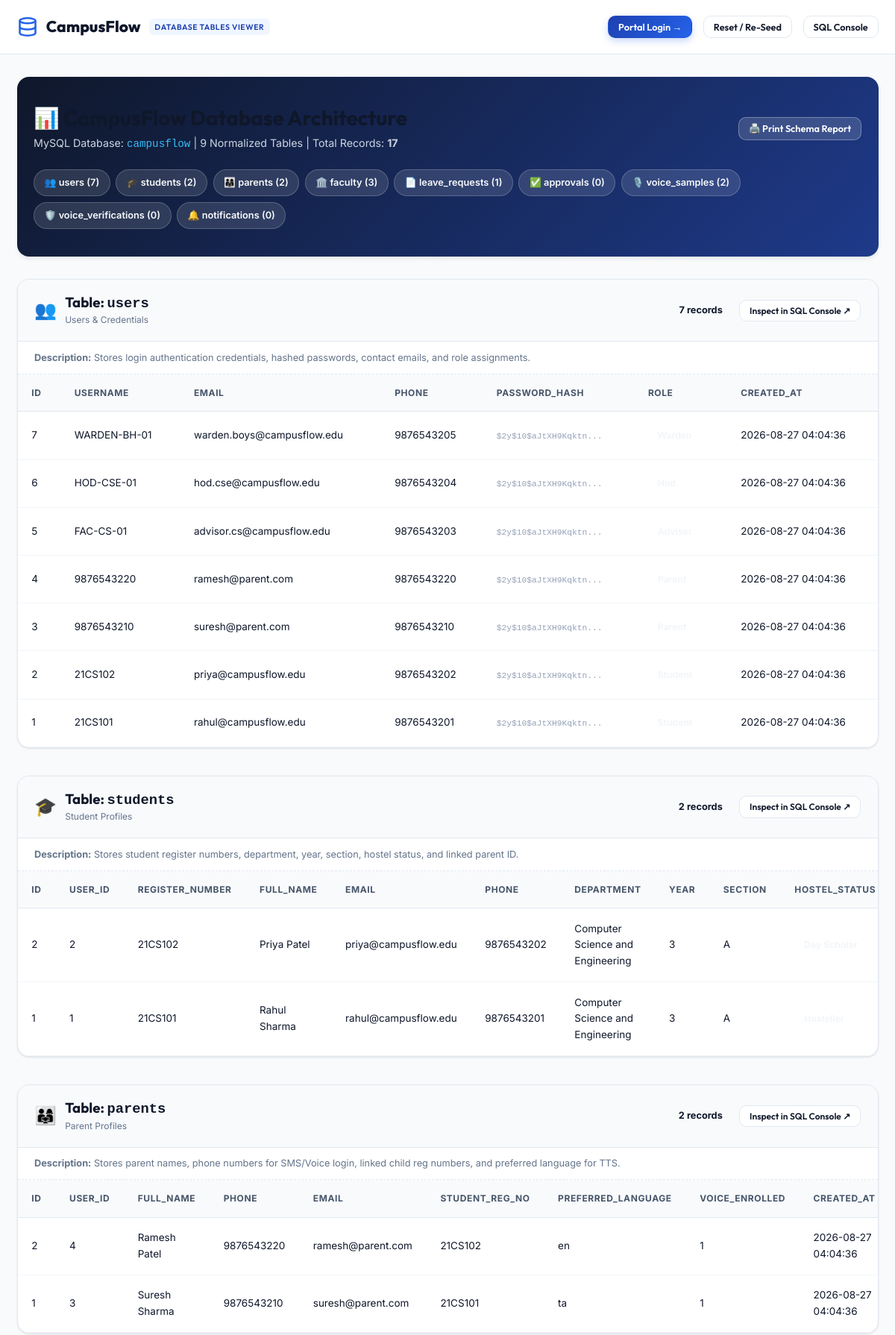
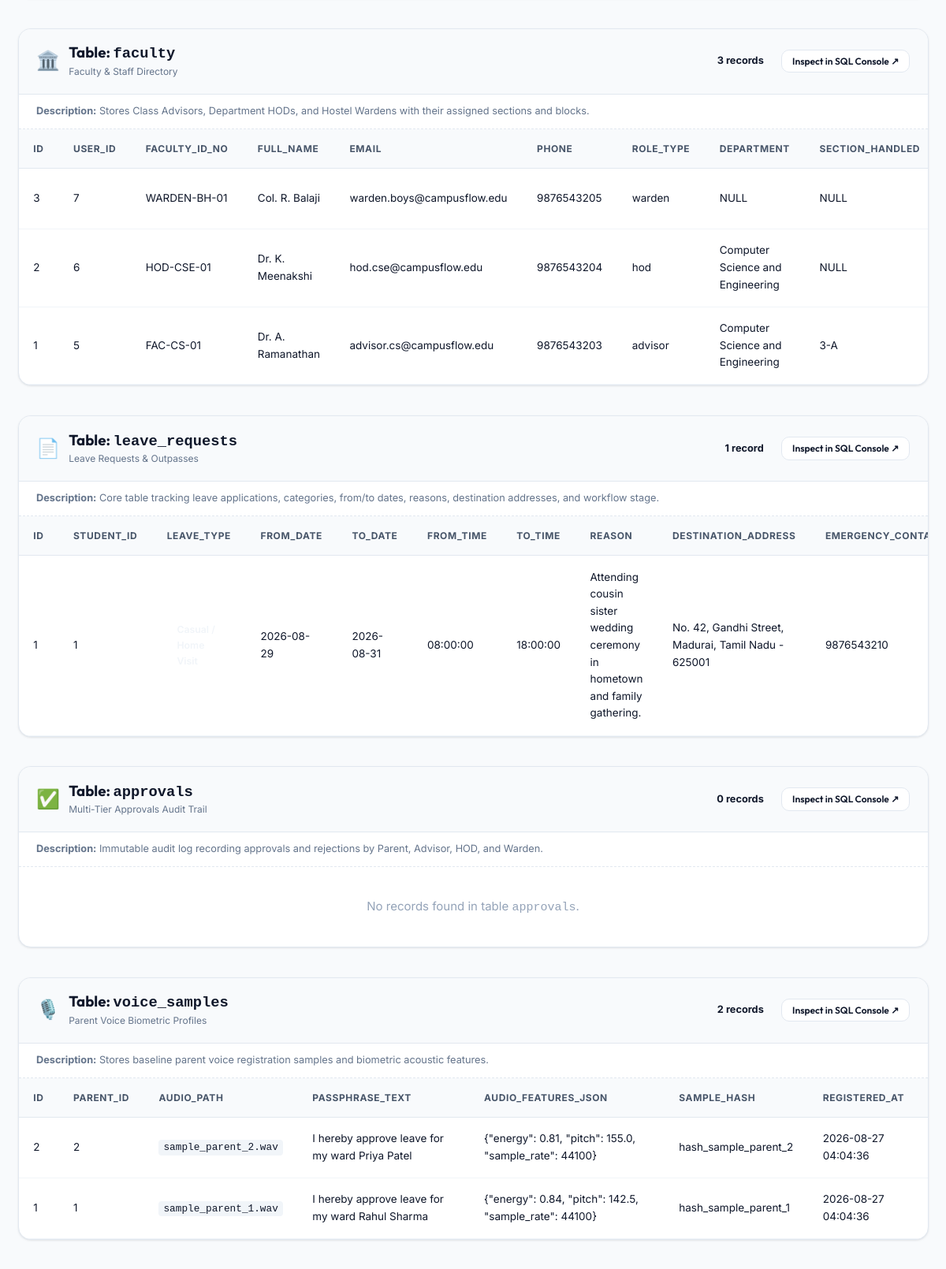
/tables.php (upper part), run on the app's committed database (2 pictures, top to bottom).
### tables this page shows
CREATE TABLE IF NOT EXISTS `users` (
    `id` INT AUTO_INCREMENT PRIMARY KEY,
    `username` VARCHAR(100) NOT NULL UNIQUE,
    `email` VARCHAR(150) NULL UNIQUE,
    `phone` VARCHAR(30) NULL,
    `password_hash` VARCHAR(255) NOT NULL,
    `role` ENUM('student', 'parent', 'advisor', 'hod', 'warden') NOT NULL,
    `created_at` DATETIME DEFAULT CURRENT_TIMESTAMP
);

CREATE TABLE IF NOT EXISTS `students` (
    `id` INT AUTO_INCREMENT PRIMARY KEY,
    `user_id` INT NOT NULL,
    `register_number` VARCHAR(50) NOT NULL UNIQUE,
    `full_name` VARCHAR(150) NOT NULL,
    `email` VARCHAR(150) NOT NULL,
    `phone` VARCHAR(30) NOT NULL,
    `department` VARCHAR(100) NOT NULL,
    `year` VARCHAR(10) NOT NULL,
    `section` VARCHAR(10) NOT NULL,
    `hostel_status` ENUM('hosteller', 'day_scholar') NOT NULL DEFAULT 'day_scholar',
    `parent_id` INT NULL,
    `created_at` DATETIME DEFAULT CURRENT_TIMESTAMP,
    CONSTRAINT `fk_students_user` FOREIGN KEY (`user_id`) REFERENCES `users`(`id`) ON DELETE CASCADE,
    CONSTRAINT `fk_students_parent` FOREIGN KEY (`parent_id`) REFERENCES `parents`(`id`) ON DELETE SET NULL
);

CREATE TABLE IF NOT EXISTS `parents` (
    `id` INT AUTO_INCREMENT PRIMARY KEY,
    `user_id` INT NOT NULL,
    `full_name` VARCHAR(150) NOT NULL,
    `phone` VARCHAR(30) NOT NULL,
    `email` VARCHAR(150) NULL,
    `student_reg_no` VARCHAR(50) NOT NULL,
    `preferred_language` VARCHAR(50) DEFAULT 'ta',
    `voice_enrolled` TINYINT(1) DEFAULT 0,
    `created_at` DATETIME DEFAULT CURRENT_TIMESTAMP,
    CONSTRAINT `fk_parents_user` FOREIGN KEY (`user_id`) REFERENCES `users`(`id`) ON DELETE CASCADE
);

CREATE TABLE IF NOT EXISTS `faculty` (
    `id` INT AUTO_INCREMENT PRIMARY KEY,
    `user_id` INT NOT NULL,
    `faculty_id_no` VARCHAR(50) NOT NULL UNIQUE,
    `full_name` VARCHAR(150) NOT NULL,
    `email` VARCHAR(150) NOT NULL,
    `phone` VARCHAR(30) NOT NULL,
    `role_type` ENUM('advisor', 'hod', 'warden') NOT NULL,
    `department` VARCHAR(100) NULL,
    `section_handled` VARCHAR(50) NULL,
    `hostel_name` VARCHAR(100) NULL,
    `created_at` DATETIME DEFAULT CURRENT_TIMESTAMP,
    CONSTRAINT `fk_faculty_user` FOREIGN KEY (`user_id`) REFERENCES `users`(`id`) ON DELETE CASCADE
);

CREATE TABLE IF NOT EXISTS `leave_requests` (
    `id` INT AUTO_INCREMENT PRIMARY KEY,
    `student_id` INT NOT NULL,
    `leave_type` VARCHAR(100) NOT NULL,
    `from_date` DATE NOT NULL,
    `to_date` DATE NOT NULL,
    `from_time` TIME NULL,
    `to_time` TIME NULL,
    `reason` TEXT NOT NULL,
    `destination_address` VARCHAR(255) NOT NULL,
    `emergency_contact` VARCHAR(30) NULL,
    `status` ENUM(
        'Submitted',
        'Waiting for Parent',
        'Parent Approved',
        'Parent Rejected',
        'Waiting for Class Advisor',
        'Advisor Approved',
        'Advisor Rejected',
        'Waiting for HOD',
        'HOD Approved',
        'HOD Rejected',
        'Waiting for Warden',
        'Warden Approved',
        'Warden Rejected',
        'Completed'
    ) NOT NULL DEFAULT 'Waiting for Parent',
    `current_stage` VARCHAR(50) DEFAULT 'parent',
    `parent_verified_at` DATETIME NULL,
    `advisor_verified_at` DATETIME NULL,
    `hod_verified_at` DATETIME NULL,
    `warden_verified_at` DATETIME NULL,
    `created_at` DATETIME DEFAULT CURRENT_TIMESTAMP,
    `updated_at` DATETIME DEFAULT CURRENT_TIMESTAMP ON UPDATE CURRENT_TIMESTAMP,
    CONSTRAINT `fk_leave_student` FOREIGN KEY (`student_id`) REFERENCES `students`(`id`) ON DELETE CASCADE
);

CREATE TABLE IF NOT EXISTS `voice_samples` (
    `id` INT AUTO_INCREMENT PRIMARY KEY,
    `parent_id` INT NOT NULL,
    `audio_path` VARCHAR(255) NOT NULL,
    `passphrase_text` VARCHAR(255) NULL,
    `audio_features_json` TEXT NULL,
    `sample_hash` VARCHAR(100) NULL,
    `registered_at` DATETIME DEFAULT CURRENT_TIMESTAMP,
    CONSTRAINT `fk_voice_parent` FOREIGN KEY (`parent_id`) REFERENCES `parents`(`id`) ON DELETE CASCADE
);

### tables.php (the view, shortened to what this page needs)
<?php
require_once __DIR__ . '/backend/db.php';
$tables_list = [
    'users' => [
        'title' => 'Users & Credentials',
        'icon' => '👥',
        'desc' => 'Stores login authentication credentials, hashed passwords, contact emails, and role assignments.'
    ],
    'students' => [
        'title' => 'Student Profiles',
        'icon' => '🎓',
        'desc' => 'Stores student register numbers, department, year, section, hostel status, and linked parent ID.'
    ],
    'parents' => [
        'title' => 'Parent Profiles',
        'icon' => '👨‍👩‍👧',
        'desc' => 'Stores parent names, phone numbers for SMS/Voice login, linked child reg numbers, and preferred language for TTS.'
    ],
    'faculty' => [
        'title' => 'Faculty & Staff Directory',
        'icon' => '🏛️',
        'desc' => 'Stores Class Advisors, Department HODs, and Hostel Wardens with their assigned sections and blocks.'
    ],
    'leave_requests' => [
        'title' => 'Leave Requests & Outpasses',
        'icon' => '📄',
        'desc' => 'Core table tracking leave applications, categories, from/to dates, reasons, destination addresses, and workflow stage.'
    ],
    'approvals' => [
        'title' => 'Multi-Tier Approvals Audit Trail',
        'icon' => '✅',
        'desc' => 'Immutable audit log recording approvals and rejections by Parent, Advisor, HOD, and Warden.'
    ],
    'voice_samples' => [
        'title' => 'Parent Voice Biometric Profiles',
        'icon' => '🎙️',
        'desc' => 'Stores baseline parent voice registration samples and biometric acoustic features.'
    ],
    'voice_verifications' => [
        'title' => 'Voice Verification Audit Logs',
        'icon' => '🛡️',
        'desc' => 'Logs live spoken approval transcripts, match confidence scores (threshold >= 70%), and verification status.'
    ],
    'notifications' => [
        'title' => 'System Notifications & Alerts',
        'icon' => '🔔',
        'desc' => 'In-app notification queue for pending student applications, parent approvals, and warden outpasses.'
    ]
];
$database_data = [];
$total_records = 0;
foreach ($tables_list as $tbl_name => $meta) {
    try {
        $stmt = $pdo->query("SELECT * FROM `{$tbl_name}` ORDER BY id DESC");
        $rows = $stmt->fetchAll(PDO::FETCH_ASSOC);
        $database_data[$tbl_name] = $rows;
        $total_records += count($rows);
    } catch (Exception $e) {
        $database_data[$tbl_name] = [];
    }
}
?>
<!DOCTYPE html>
<html lang="en">
<head>
    <link rel="stylesheet" href="assets/css/main.css">
    <link rel="stylesheet" href="assets/css/dashboard.css">
</head>
<body style="background: #f8fafc; color: var(--text-main); min-height: 100vh;">
    <header class="main-header">
        <div class="container nav-wrapper">
            <a href="index.html" class="brand-logo">
                <svg width="28" height="28" viewBox="0 0 24 24" fill="none" stroke="currentColor" stroke-width="2.2">
                    <ellipse cx="12" cy="5" rx="9" ry="3"></ellipse>
                    <path d="M21 12c0 1.66-4 3-9 3s-9-1.34-9-3"></path>
                    <path d="M3 5v14c0 1.66 4 3 9 3s9-1.34 9-3V5"></path>
                </svg>
                CampusFlow
                <span class="brand-badge">Database Tables Viewer</span>
            </a>
            <div class="nav-actions">
                <a href="login.html" class="btn btn-primary btn-sm">Portal Login →</a>
                <a href="setup.php" class="btn btn-secondary btn-sm">Reset / Re-Seed</a>
                <a href="db_viewer.php" class="btn btn-secondary btn-sm">SQL Console</a>
            </div>
        </div>
    </header>
    <main class="container" style="padding: 2rem 1.5rem;">
        <div class="tables-hero">
            <div style="display: flex; justify-content: space-between; align-items: center; flex-wrap: wrap; gap: 1rem;">
                <div>
                    <h1 style="font-size: 1.85rem; margin-bottom: 0.4rem;">📊 CampusFlow Database Architecture</h1>
                    <p style="color: #cbd5e1; font-size: 0.95rem;">MySQL Database: <code style="color:#38bdf8;">campusflow</code> | 9 Normalized Tables | Total Records: <strong><?= $total_records ?></strong></p>
                </div>
                <div>
                    <button type="button" class="btn btn-secondary btn-sm" onclick="window.print()" style="background: rgba(255,255,255,0.15); color: #fff; border-color: rgba(255,255,255,0.3);">
                        🖨️ Print Schema Report
                    </button>
                </div>
            </div>
            <div class="quick-nav-bar">
                <?php foreach ($tables_list as $tbl => $meta): ?>
                    <a href="#table-<?= $tbl ?>" class="quick-nav-pill">
                        <?= $meta['icon'] ?> <?= $tbl ?> (<?= count($database_data[$tbl]) ?>)
                    </a>
                <?php endforeach; ?>
            </div>
        </div>
        <?php foreach ($tables_list as $tbl => $meta): ?>
            <?php
                $rows = $database_data[$tbl];
                $rowCount = count($rows);
            ?>
            <section class="table-section-card" id="table-<?= $tbl ?>">
                <div class="table-section-header">
                    <div class="table-section-title">
                        <span style="font-size: 1.6rem;"><?= $meta['icon'] ?></span>
                        <div>
                            <h2>Table: <code><?= htmlspecialchars($tbl) ?></code></h2>
                            <div style="font-size: 0.8rem; color: #64748b;"><?= htmlspecialchars($meta['title']) ?></div>
                        </div>
                    </div>
                    <div style="display: flex; align-items: center; gap: 0.75rem;">
                        <span class="status-badge status-blue" style="font-size: 0.85rem; font-weight: 700;">
                            <?= $rowCount ?> <?= $rowCount === 1 ? 'record' : 'records' ?>
                        </span>
                        <a href="db_viewer.php?table=<?= urlencode($tbl) ?>" class="btn btn-secondary btn-sm" style="font-size: 0.8rem;">
                            Inspect in SQL Console ↗
                        </a>
                    </div>
                </div>
                <div class="table-desc">
                    <strong>Description:</strong> <?= htmlspecialchars($meta['desc']) ?>
                </div>
                <?php if (empty($rows)): ?>
                    <div style="padding: 2.5rem; text-align: center; color: #94a3b8;">
                        <p>No records found in table <code><?= htmlspecialchars($tbl) ?></code>.</p>
                    </div>
                <?php else: ?>
                    <div class="table-responsive">
                        <table class="custom-table">
                            <thead>
                                <tr>
                                    <?php foreach (array_keys($rows[0]) as $col): ?>
                                        <th><?= htmlspecialchars($col) ?></th>
                                    <?php endforeach; ?>
                                </tr>
                            </thead>
                            <tbody>
                                <?php foreach ($rows as $r): ?>
                                    <tr>
                                        <?php foreach ($r as $key => $val): ?>
                                            <td>
                                                <?php if ($key === 'status'): ?>
                                                    <span class="status-badge <?=
                                                        (strpos(strtolower((string)$val), 'approved') !== false || strpos(strtolower((string)$val), 'completed') !== false) ? 'status-green' :
                                                        ((strpos(strtolower((string)$val), 'rejected') !== false) ? 'status-red' : 'status-yellow')
                                                    ?>">
                                                        <?= htmlspecialchars((string)$val) ?>
                                                    </span>
                                                <?php elseif ($key === 'role' || $key === 'hostel_status' || $key === 'leave_type'): ?>
                                                    <span class="meta-pill" style="font-weight: 600; text-transform: capitalize;">
                                                    </span>
                                                <?php elseif ($key === 'password_hash'): ?>
                                                    <span style="color:#94a3b8; font-family:monospace; font-size:0.75rem;" title="<?= htmlspecialchars((string)$val) ?>">
                                                        <?= substr((string)$val, 0, 18) ?>...
                                                    </span>
                                                <?php elseif ($key === 'audio_sample_path' || $key === 'audio_path'): ?>
                                                    <span class="code-snippet" title="<?= htmlspecialchars((string)$val) ?>">
                                                        <?= htmlspecialchars(basename((string)$val)) ?>
                                                    </span>
                                                <?php elseif ($key === 'is_verified'): ?>
                                                    <span class="status-badge <?= $val ? 'status-green' : 'status-red' ?>">
                                                        <?= $val ? '✓ Verified' : '✗ Failed' ?>
                                                    </span>
                                                <?php elseif ($key === 'match_score'): ?>
                                                    <strong style="color: <?= (float)$val >= 70 ? '#059669' : '#dc2626' ?>;">
                                                        <?= htmlspecialchars((string)$val) ?>%
                                                    </strong>
                                                <?php else: ?>
                                                    <?= htmlspecialchars((string)($val ?? 'NULL')) ?>
                                                <?php endif; ?>
                                            </td>
                                        <?php endforeach; ?>
                                    </tr>
                                <?php endforeach; ?>
                            </tbody>
                        </table>
                    </div>
                <?php endif; ?>
            </section>
        <?php endforeach; ?>
    </main>
</body>
</html>

### data on the page
users: id "7", username "WARDEN-BH-01", email "warden.boys@campusflow.edu", phone "9876543205", password_hash "$2y$10$aJtXH9Kqktn", created_at "2026-08-27 04:04:36"
users: id "6", username "HOD-CSE-01", email "hod.cse@campusflow.edu", phone "9876543204", password_hash "$2y$10$aJtXH9Kqktn", created_at "2026-08-27 04:04:36"
users: id "5", username "FAC-CS-01", email "advisor.cs@campusflow.edu", phone "9876543203", password_hash "$2y$10$aJtXH9Kqktn", created_at "2026-08-27 04:04:36"
users: id "4", username "9876543220", email "ramesh@parent.com", phone "9876543220", password_hash "$2y$10$aJtXH9Kqktn", created_at "2026-08-27 04:04:36"
users: id "3", username "9876543210", email "suresh@parent.com", phone "9876543210", password_hash "$2y$10$aJtXH9Kqktn", created_at "2026-08-27 04:04:36"
users: id "2", username "21CS102", email "priya@campusflow.edu", phone "9876543202", password_hash "$2y$10$aJtXH9Kqktn", created_at "2026-08-27 04:04:36"
users: id "1", username "21CS101", email "rahul@campusflow.edu", phone "9876543201", password_hash "$2y$10$aJtXH9Kqktn", created_at "2026-08-27 04:04:36"
students: id "2", user "2", register_number "21CS102", full_name "Priya Patel", email "priya@campusflow.edu", phone "9876543202", department "Computer Science and Engineering", year "3", section "A"
students: id "1", user "1", register_number "21CS101", full_name "Rahul Sharma", email "rahul@campusflow.edu", phone "9876543201", department "Computer Science and Engineering", year "3", section "A"
parents: id "2", user "4", full_name "Ramesh Patel", phone "9876543220", email "ramesh@parent.com", student_reg_no "21CS102", preferred_language "en", voice_enrolled "1", created_at "2026-08-27 04:04:36"
parents: id "1", user "3", full_name "Suresh Sharma", phone "9876543210", email "suresh@parent.com", student_reg_no "21CS101", preferred_language "ta", voice_enrolled "1", created_at "2026-08-27 04:04:36"
faculty: id "3", user "7", faculty_id_no "WARDEN-BH-01", full_name "Col. R. Balaji", email "warden.boys@campusflow.edu", phone "9876543205", role_type "warden", department "NULL", section_handled "NULL"
faculty: id "2", user "6", faculty_id_no "HOD-CSE-01", full_name "Dr. K. Meenakshi", email "hod.cse@campusflow.edu", phone "9876543204", role_type "hod", department "Computer Science and Engineering", section_handled "NULL"
faculty: id "1", user "5", faculty_id_no "FAC-CS-01", full_name "Dr. A. Ramanathan", email "advisor.cs@campusflow.edu", phone "9876543203", role_type "advisor", department "Computer Science and Engineering", section_handled "3-A"
leave_requests: id "1", student "1", from_date "2026-08-29", to_date "2026-08-31", from_time "08:00:00", to_time "18:00:00", reason "Attending cousin sister wedding ceremony in hometown and family gathering.", destination_address "No. 42, Gandhi Street, Madurai, Tamil Nadu - 625001", emergency_contact "9876543210"
voice_samples: id "2", parent "2", audio_path "sample_parent_2.wav", passphrase_text "I hereby approve leave for my ward Priya Patel", audio_features_json "{\"energy\": 0.81, \"pitch\": 155.0, \"sample_rate\": 44100}", sample_hash "hash_sample_parent_2", registered_at "2026-08-27 04:04:36"
voice_samples: id "1", parent "1", audio_path "sample_parent_1.wav", passphrase_text "I hereby approve leave for my ward Rahul Sharma", audio_features_json "{\"energy\": 0.84, \"pitch\": 142.5, \"sample_rate\": 44100}", sample_hash "hash_sample_parent_1", registered_at "2026-08-27 04:04:36"

### other printed values
$total_records "17"
$meta['icon'] "👥"
$tbl "users"
count($database_data[$tbl]) "7"
$meta['icon'] "🎓"
$tbl "students"
count($database_data[$tbl]) "2"
$meta['icon'] "👨‍👩‍👧"
$tbl "parents"
$meta['icon'] "🏛️"
$tbl "faculty"
count($database_data[$tbl]) "3"
$meta['icon'] "📄"
$tbl "leave_requests"
count($database_data[$tbl]) "1"
